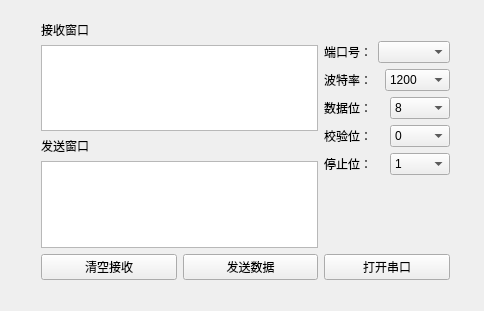
<?xml version="1.0" encoding="UTF-8"?>
<ui version="4.0">
 <class>MainWindow</class>
 <widget class="QMainWindow" name="MainWindow">
  <property name="geometry">
   <rect>
    <x>0</x>
    <y>0</y>
    <width>484</width>
    <height>311</height>
   </rect>
  </property>
  <property name="windowTitle">
   <string>MainWindow</string>
  </property>
  <widget class="QWidget" name="centralWidget">
   <widget class="QWidget" name="layoutWidget">
    <property name="geometry">
     <rect>
      <x>30</x>
      <y>10</y>
      <width>431</width>
      <height>281</height>
     </rect>
    </property>
    <layout class="QHBoxLayout" name="horizontalLayout_7">
     <item>
      <layout class="QVBoxLayout" name="verticalLayout">
       <item>
        <widget class="QLabel" name="label">
         <property name="text">
          <string>接收窗口</string>
         </property>
        </widget>
       </item>
       <item>
        <widget class="QTextEdit" name="textEdit"/>
       </item>
       <item>
        <widget class="QLabel" name="label_2">
         <property name="text">
          <string>发送窗口</string>
         </property>
        </widget>
       </item>
       <item>
        <widget class="QTextEdit" name="textEdit_2"/>
       </item>
       <item>
        <layout class="QHBoxLayout" name="horizontalLayout">
         <item>
          <widget class="QPushButton" name="clearButton">
           <property name="text">
            <string>清空接收</string>
           </property>
          </widget>
         </item>
         <item>
          <widget class="QPushButton" name="sendButton">
           <property name="text">
            <string>发送数据</string>
           </property>
          </widget>
         </item>
        </layout>
       </item>
      </layout>
     </item>
     <item>
      <layout class="QVBoxLayout" name="verticalLayout_2">
       <item>
        <layout class="QVBoxLayout" name="verticalLayout_3">
         <item>
          <widget class="QLabel" name="label_8">
           <property name="text">
            <string/>
           </property>
          </widget>
         </item>
         <item>
          <layout class="QHBoxLayout" name="horizontalLayout_2">
           <item>
            <widget class="QLabel" name="label_3">
             <property name="text">
              <string>端口号：</string>
             </property>
            </widget>
           </item>
           <item>
            <widget class="QComboBox" name="PortBox"/>
           </item>
          </layout>
         </item>
         <item>
          <layout class="QHBoxLayout" name="horizontalLayout_3">
           <item>
            <widget class="QLabel" name="label_4">
             <property name="text">
              <string>波特率：</string>
             </property>
            </widget>
           </item>
           <item>
            <widget class="QComboBox" name="BaudBox">
             <item>
              <property name="text">
               <string>1200</string>
              </property>
             </item>
             <item>
              <property name="text">
               <string>2400</string>
              </property>
             </item>
             <item>
              <property name="text">
               <string>4800</string>
              </property>
             </item>
             <item>
              <property name="text">
               <string>9600</string>
              </property>
             </item>
             <item>
              <property name="text">
               <string>19200</string>
              </property>
             </item>
            </widget>
           </item>
          </layout>
         </item>
         <item>
          <layout class="QHBoxLayout" name="horizontalLayout_4">
           <item>
            <widget class="QLabel" name="label_5">
             <property name="text">
              <string>数据位：</string>
             </property>
            </widget>
           </item>
           <item>
            <widget class="QComboBox" name="BitNumBox">
             <item>
              <property name="text">
               <string>8</string>
              </property>
             </item>
            </widget>
           </item>
          </layout>
         </item>
         <item>
          <layout class="QHBoxLayout" name="horizontalLayout_5">
           <item>
            <widget class="QLabel" name="label_6">
             <property name="text">
              <string>校验位：</string>
             </property>
            </widget>
           </item>
           <item>
            <widget class="QComboBox" name="ParityBox">
             <item>
              <property name="text">
               <string>0</string>
              </property>
             </item>
            </widget>
           </item>
          </layout>
         </item>
         <item>
          <layout class="QHBoxLayout" name="horizontalLayout_6">
           <item>
            <widget class="QLabel" name="label_7">
             <property name="text">
              <string>停止位：</string>
             </property>
            </widget>
           </item>
           <item>
            <widget class="QComboBox" name="StopBox">
             <item>
              <property name="text">
               <string>1</string>
              </property>
             </item>
             <item>
              <property name="text">
               <string>2</string>
              </property>
             </item>
            </widget>
           </item>
          </layout>
         </item>
        </layout>
       </item>
       <item>
        <spacer name="verticalSpacer">
         <property name="orientation">
          <enum>Qt::Vertical</enum>
         </property>
         <property name="sizeHint" stdset="0">
          <size>
           <width>20</width>
           <height>68</height>
          </size>
         </property>
        </spacer>
       </item>
       <item>
        <widget class="QPushButton" name="openButton">
         <property name="text">
          <string>打开串口</string>
         </property>
        </widget>
       </item>
      </layout>
     </item>
    </layout>
   </widget>
  </widget>
 </widget>
 <layoutdefault spacing="6" margin="11"/>
 <resources/>
 <connections/>
</ui>
